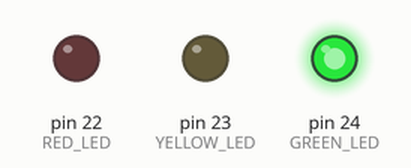
This sketch was run on a simulated Arduino Mega 2560, built with avr-gcc and run on an emulated ATmega2560. Parts: output pins drawn as LEDs (lit = HIGH).

Above: at 1.5 s.
At 3.5 s:
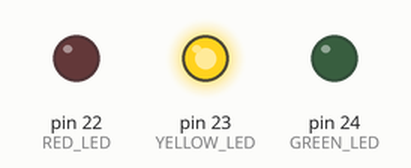
At 6.5 s:
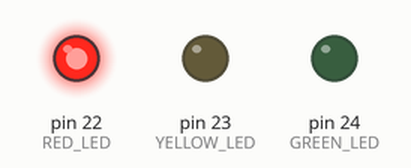
Timing chart, 0 to 11.7 s (numbered marks = the images above):
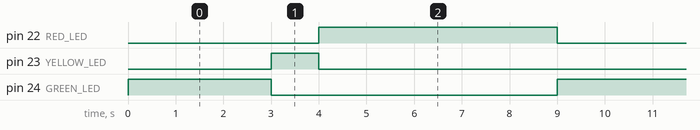

Measured:
- by itself, pin 22 (RED_LED): alternates HIGH for 5.0 s and LOW for 4.0 s
- by itself, pin 23 (YELLOW_LED): alternates HIGH for 1.0 s and LOW for 8.0 s
- by itself, pin 24 (GREEN_LED): alternates HIGH for 3.0 s and LOW for 6.0 s

The sketch:

02_RGled.ino
```cpp
const uint8_t GREEN_LED = 24;
const uint8_t YELLOW_LED = 23;
const uint8_t RED_LED = 22;

void setup() {
  pinMode(GREEN_LED, OUTPUT);
  pinMode(YELLOW_LED, OUTPUT);
  pinMode(RED_LED, OUTPUT);

  digitalWrite(GREEN_LED, LOW);
  digitalWrite(YELLOW_LED, LOW);
  digitalWrite(RED_LED, LOW);
}

void loop() {
  digitalWrite(GREEN_LED, HIGH);
  digitalWrite(YELLOW_LED, LOW);
  digitalWrite(RED_LED, LOW);
  delay(3000);

  digitalWrite(GREEN_LED, LOW);
  digitalWrite(YELLOW_LED, HIGH);
  digitalWrite(RED_LED, LOW);
  delay(1000);

  digitalWrite(GREEN_LED, LOW);
  digitalWrite(YELLOW_LED, LOW);
  digitalWrite(RED_LED, HIGH);
  delay(5000);
}
```
